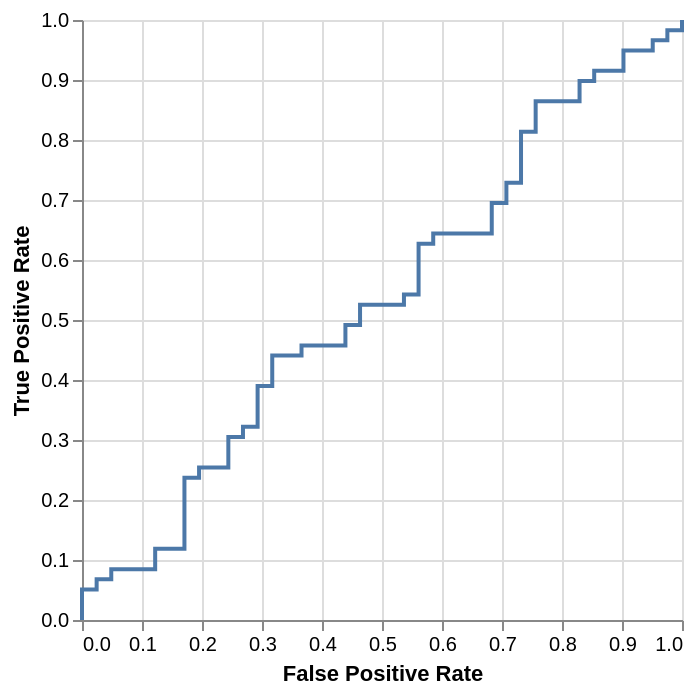

Write notebook code for a chart like this one.
### Code cell
from sklearn.svm import SVR

model = SVR(kernel='rbf')
model.fit(X_train_scaled, y_train)

roc(
    pd.Series(model.predict(X_test_scaled), index=X_test.index),
    pd.Series(y_test, index=X_test.index),
)

### Figure 1 — Vega-Lite specification as saved in the notebook (floating-point values rounded to 4 significant figures)
{"config": {"view": {"continuousWidth": 300, "continuousHeight": 300}}, "data": {"name": "data-bbba8b27cba04b1d9150ad995a10b2a3"}, "mark": {"type": "line"}, "encoding": {"tooltip": [{"field": "fpr", "type": "quantitative"}, {"field": "tpr", "type": "quantitative"}, {"field": "threshold", "type": "quantitative"}, {"field": "accuracy", "type": "quantitative"}], "x": {"field": "fpr", "title": "False Positive Rate", "type": "quantitative"}, "y": {"field": "tpr", "title": "True Positive Rate", "type": "quantitative"}}, "$schema": "https://vega.github.io/schema/vega-lite/v5.20.1.json", "datasets": {"data-bbba8b27cba04b1d9150ad995a10b2a3": [{"fpr": 0.0, "tpr": 0.0, "threshold": null, "accuracy": 0.41}, {"fpr": 0.0, "tpr": 0.01695, "threshold": 0.9262, "accuracy": 0.42}, {"fpr": 0.0, "tpr": 0.05085, "threshold": 0.9092, "accuracy": 0.44}, {"fpr": 0.02439, "tpr": 0.05085, "threshold": 0.8642, "accuracy": 0.43}, {"fpr": 0.02439, "tpr": 0.0678, "threshold": 0.8552, "accuracy": 0.44}, {"fpr": 0.04878, "tpr": 0.0678, "threshold": 0.8206, "accuracy": 0.43}, {"fpr": 0.04878, "tpr": 0.08475, "threshold": 0.8071, "accuracy": 0.44}, {"fpr": 0.122, "tpr": 0.08475, "threshold": 0.7844, "accuracy": 0.41}, {"fpr": 0.122, "tpr": 0.1186, "threshold": 0.775, "accuracy": 0.43}, {"fpr": 0.1707, "tpr": 0.1186, "threshold": 0.7563, "accuracy": 0.41}, {"fpr": 0.1707, "tpr": 0.2373, "threshold": 0.7287, "accuracy": 0.48}, {"fpr": 0.1951, "tpr": 0.2373, "threshold": 0.7265, "accuracy": 0.47}, {"fpr": 0.1951, "tpr": 0.2542, "threshold": 0.724, "accuracy": 0.48}, {"fpr": 0.2439, "tpr": 0.2542, "threshold": 0.6952, "accuracy": 0.46}, {"fpr": 0.2439, "tpr": 0.3051, "threshold": 0.682, "accuracy": 0.49}, {"fpr": 0.2683, "tpr": 0.3051, "threshold": 0.6816, "accuracy": 0.48}, {"fpr": 0.2683, "tpr": 0.322, "threshold": 0.6801, "accuracy": 0.49}, {"fpr": 0.2927, "tpr": 0.322, "threshold": 0.6788, "accuracy": 0.48}, {"fpr": 0.2927, "tpr": 0.3898, "threshold": 0.67, "accuracy": 0.52}, {"fpr": 0.3171, "tpr": 0.3898, "threshold": 0.6695, "accuracy": 0.51}, {"fpr": 0.3171, "tpr": 0.4407, "threshold": 0.6472, "accuracy": 0.54}, {"fpr": 0.3659, "tpr": 0.4407, "threshold": 0.6379, "accuracy": 0.52}, {"fpr": 0.3659, "tpr": 0.4576, "threshold": 0.6373, "accuracy": 0.53}, {"fpr": 0.439, "tpr": 0.4576, "threshold": 0.6298, "accuracy": 0.5}, {"fpr": 0.439, "tpr": 0.4915, "threshold": 0.6231, "accuracy": 0.52}, {"fpr": 0.4634, "tpr": 0.4915, "threshold": 0.6201, "accuracy": 0.51}, {"fpr": 0.4634, "tpr": 0.5254, "threshold": 0.6141, "accuracy": 0.53}, {"fpr": 0.5366, "tpr": 0.5254, "threshold": 0.6063, "accuracy": 0.5}, {"fpr": 0.5366, "tpr": 0.5424, "threshold": 0.6055, "accuracy": 0.51}, {"fpr": 0.561, "tpr": 0.5424, "threshold": 0.6006, "accuracy": 0.5}, {"fpr": 0.561, "tpr": 0.6271, "threshold": 0.593, "accuracy": 0.55}, {"fpr": 0.5854, "tpr": 0.6271, "threshold": 0.5898, "accuracy": 0.54}, {"fpr": 0.5854, "tpr": 0.6441, "threshold": 0.5804, "accuracy": 0.55}, {"fpr": 0.6829, "tpr": 0.6441, "threshold": 0.5657, "accuracy": 0.51}, {"fpr": 0.6829, "tpr": 0.6949, "threshold": 0.5556, "accuracy": 0.54}, {"fpr": 0.7073, "tpr": 0.6949, "threshold": 0.5494, "accuracy": 0.53}, {"fpr": 0.7073, "tpr": 0.7288, "threshold": 0.5462, "accuracy": 0.55}, {"fpr": 0.7317, "tpr": 0.7288, "threshold": 0.5419, "accuracy": 0.54}, {"fpr": 0.7317, "tpr": 0.8136, "threshold": 0.5174, "accuracy": 0.59}, {"fpr": 0.7561, "tpr": 0.8136, "threshold": 0.5168, "accuracy": 0.58}, {"fpr": 0.7561, "tpr": 0.8644, "threshold": 0.5005, "accuracy": 0.61}, {"fpr": 0.8293, "tpr": 0.8644, "threshold": 0.4704, "accuracy": 0.58}, {"fpr": 0.8293, "tpr": 0.8983, "threshold": 0.4617, "accuracy": 0.6}, {"fpr": 0.8537, "tpr": 0.8983, "threshold": 0.4565, "accuracy": 0.59}, {"fpr": 0.8537, "tpr": 0.9153, "threshold": 0.4267, "accuracy": 0.6}, {"fpr": 0.9024, "tpr": 0.9153, "threshold": 0.4125, "accuracy": 0.58}, {"fpr": 0.9024, "tpr": 0.9492, "threshold": 0.4056, "accuracy": 0.6}, {"fpr": 0.9512, "tpr": 0.9492, "threshold": 0.3777, "accuracy": 0.58}, {"fpr": 0.9512, "tpr": 0.9661, "threshold": 0.3395, "accuracy": 0.59}, {"fpr": 0.9756, "tpr": 0.9661, "threshold": 0.3195, "accuracy": 0.58}, {"fpr": 0.9756, "tpr": 0.9831, "threshold": 0.2778, "accuracy": 0.59}, {"fpr": 1.0, "tpr": 0.9831, "threshold": 0.1913, "accuracy": 0.58}, {"fpr": 1.0, "tpr": 1.0, "threshold": 0.127, "accuracy": 0.59}]}}
